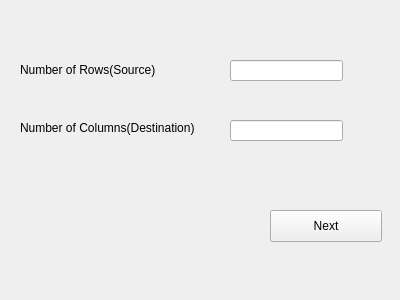
<?xml version="1.0" encoding="UTF-8"?>
<ui version="4.0">
 <class>Form</class>
 <widget class="QWidget" name="Form">
  <property name="geometry">
   <rect>
    <x>0</x>
    <y>0</y>
    <width>400</width>
    <height>300</height>
   </rect>
  </property>
  <property name="windowTitle">
   <string>Form</string>
  </property>
  <widget class="QLineEdit" name="lineEdit">
   <property name="geometry">
    <rect>
     <x>230</x>
     <y>60</y>
     <width>113</width>
     <height>21</height>
    </rect>
   </property>
  </widget>
  <widget class="QLabel" name="label">
   <property name="geometry">
    <rect>
     <x>20</x>
     <y>60</y>
     <width>161</width>
     <height>20</height>
    </rect>
   </property>
   <property name="text">
    <string>Number of Rows(Source)</string>
   </property>
  </widget>
  <widget class="QLabel" name="label_2">
   <property name="geometry">
    <rect>
     <x>20</x>
     <y>120</y>
     <width>221</width>
     <height>16</height>
    </rect>
   </property>
   <property name="text">
    <string>Number of Columns(Destination)</string>
   </property>
  </widget>
  <widget class="QLineEdit" name="lineEdit_2">
   <property name="geometry">
    <rect>
     <x>230</x>
     <y>120</y>
     <width>113</width>
     <height>21</height>
    </rect>
   </property>
   <property name="inputMethodHints">
    <set>Qt::ImhDigitsOnly</set>
   </property>
   <property name="text">
    <string/>
   </property>
  </widget>
  <widget class="QPushButton" name="pushButton">
   <property name="geometry">
    <rect>
     <x>270</x>
     <y>210</y>
     <width>112</width>
     <height>32</height>
    </rect>
   </property>
   <property name="text">
    <string>Next</string>
   </property>
  </widget>
 </widget>
 <resources/>
 <connections/>
</ui>
